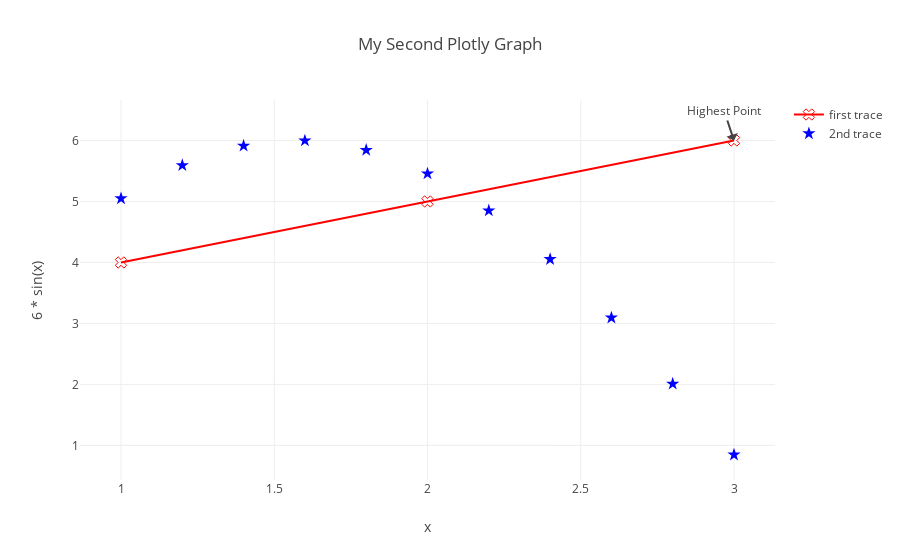

Here is the notebook cell this chart was saved with:
### Markdown cell above
# Annotations

We added a plot title as well as titles for all the axes. For fun we could add some text annotation as well in order to indicate the maximum point that's been plotted on the current plotting surface.

### Code cell
# highest point
layout.update(dict(
    annotations=[Annotation(
        text="Highest Point", 
        x=3, 
        y=6)]
)
             )
py.offline.iplot(Figure(data=data, layout=layout), filename='pyguide_4')

### Figure 1 — Plotly figure (JSON) as saved in the notebook; plotly's stock layout.template omitted (floating-point values rounded to 4 significant figures)
{"data": [{"marker": {"color": "red", "size": "10", "symbol": 104}, "mode": "markers+lines", "name": "first trace", "text": ["one", "two", "three"], "type": "scatter", "x": [1, 2, 3], "y": [4, 5, 6]}, {"marker": {"color": "blue", "size": 10, "symbol": "star"}, "mode": "markers", "name": "2nd trace", "type": "scatter", "x": [1, 1.2, 1.4, 1.6, 1.8, 2.0, 2.2, 2.4, 2.6, 2.8, 3.0], "y": [5.049, 5.592, 5.913, 5.997, 5.843, 5.456, 4.851, 4.053, 3.093, 2.01, 0.8467]}], "layout": {"annotations": [{"text": "Highest Point", "x": 3, "y": 6}], "title": "My Second Plotly Graph", "xaxis": {"title": "x"}, "yaxis": {"title": "6 * sin(x)"}}}
